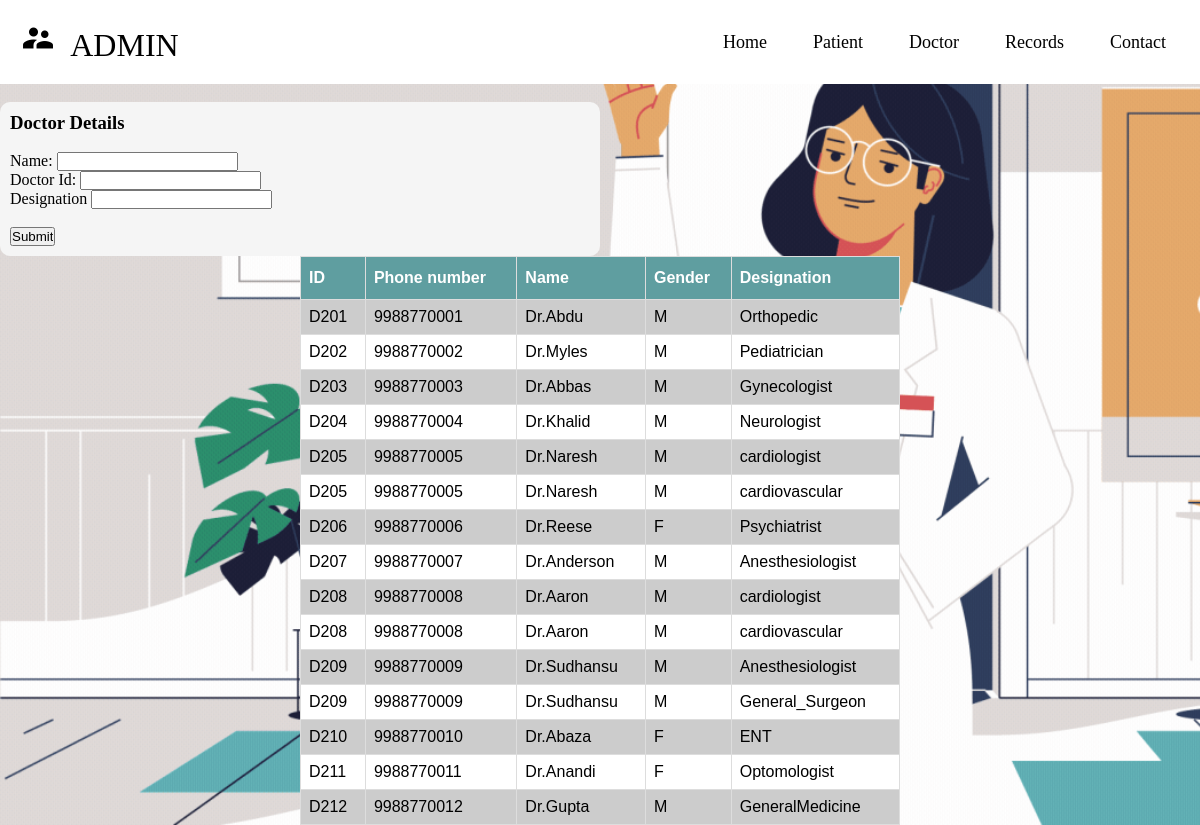
The page /PMS/admin/admin_doctor_details.php on the database its author committed.
### tables this page shows
CREATE TABLE `doctor_desig` (
  `D_ID` varchar(5) NOT NULL,
  `D_desig` varchar(20) NOT NULL
);

CREATE TABLE `doctor` (
  `D_ID` varchar(5) NOT NULL,
  `D_phno` decimal(10,0) DEFAULT NULL,
  `D_name` varchar(15) NOT NULL,
  `D_gender` varchar(6) NOT NULL,
  `D_pwd` varchar(10) NOT NULL
);

### PMS/admin/admin_doctor_details.php (the view, shortened to what this page needs)
<?php
  include 'admin_config.php';
?>
<!DOCTYPE html>
<html lang="en">
 <head>
   <link rel="stylesheet" href="admin.css" >
 </head>
 <body style="background-image: url('1.gif'); background-size: cover">
   <nav class="navbar">
     <div class="logo"><i class="material-icons" style="font-size:36px;">supervisor_account</i>&nbsp;  ADMIN</div>
     <ul class="nav-links">
       <div class="menu">
         <li><a href="../index.php">Home</a></li>
         <li class="services">
           <a href="admin_patient_details.php">Patient</a>
           <li class="services">
            <a href="admin_doctor_details.php">Doctor</a>
            <li class="services">
            <a href="admin_records_deaths.php">Records</a>
            <li><a href="admin_contact.php">Contact</a></li>
         </li>
     </ul>
   </nav><br>
   <div class="form-container" >
       <h3>Doctor Details</h3><br>
    <form action="admin_doctor_details.php" method="POST">
      <label for="D_name">Name:</label>
      <input type="text" id="D_name" name="D_name" value=""><br>
      <label for="D_ID">Doctor Id:</label>
      <input type="text" id="D_ID" name="D_ID" value=""><br>
      <label for="D_desig">Designation</label>
      <input type="text" id="D_desig" name="D_desig" value=""><br><br>
      <input  name="submit" type="submit" class="btn">
    </form>
   </div>
   <table class="table_content">
       <tr>
           <th>ID</th>
           <th>Phone number</th>
           <th>Name</th>
           <th>Gender</th>
           <th>Designation</th>
       </tr>
       <?php
  if(!isset($_POST['submit']))
  {
      $query="select * from doctor natural join doctor_desig";
    $data =mysqli_query($conn, $query);
    if (mysqli_num_rows($data)>0)
    {
    while($row=mysqli_fetch_array($data))
        { ?>
            <tr>
                <td><?php echo $row['D_ID']; ?></td>
                <td><?php echo $row['D_phno']; ?></td>
                <td><?php echo $row['D_name']; ?></td>
                <td><?php echo $row['D_gender']; ?></td>
                <td><?php echo $row['D_desig']; ?></td>
            </tr>
<?php
        }
    }
    else{
?>
    <tr>
    <td>Records Not Found!</td>
    </tr>
<?php
        }
    }
    ?>
 </body>
</html>

### PMS/admin/admin.css (style rules this page uses)
* { margin: 0; padding: 0; box-sizing: border-box; }
body { font-family: cursive; }
a { text-decoration: none; }
li { list-style: none; }
.navbar { display: flex; align-items: center; justify-content: space-between; padding: 20px; background-color: #fff; color: black; }
.nav-links a { color: black; }
.logo { font-size: 32px; }
.menu { display: flex; gap: 1em; font-size: 18px; }
.menu li { padding: 5px 14px; }
.services { position: relative; }
.form-container { background-color: whitesmoke; position: center; color:black; padding: 10px; max-width: 50%; border-radius: 10px; position: relative; overflow: hidden }

### PMS/admin/admin_doctor_details.php (style rules this page uses)
.table_content { font-family: Arial, Helvetica, sans-serif; border-collapse: collapse; width: 50%; margin:auto; }
.table_content td, .table_content th { border: 1px solid #ddd; padding: 8px; }
.table_content tr:nth-child(even) { background-color: #ccc; }
.table_content tr:nth-child(odd) { background-color: #fff; }
.table_content th { padding-top: 12px; padding-bottom: 12px; text-align: left; background-color: cadetblue; color: white; }

### rows shown on the page
doctor_desig: D_ID.D_ID "D201", D_ID.D_phno "9988770001", D_ID.D_name "Dr.Abdu", D_ID.D_gender "M", D_desig "Orthopedic"
doctor_desig: D_ID.D_ID "D202", D_ID.D_phno "9988770002", D_ID.D_name "Dr.Myles", D_ID.D_gender "M", D_desig "Pediatrician"
doctor_desig: D_ID.D_ID "D203", D_ID.D_phno "9988770003", D_ID.D_name "Dr.Abbas", D_ID.D_gender "M", D_desig "Gynecologist"
doctor_desig: D_ID.D_ID "D204", D_ID.D_phno "9988770004", D_ID.D_name "Dr.Khalid", D_ID.D_gender "M", D_desig "Neurologist"
doctor_desig: D_ID.D_ID "D205", D_ID.D_phno "9988770005", D_ID.D_name "Dr.Naresh", D_ID.D_gender "M", D_desig "cardiologist"
doctor_desig: D_ID.D_ID "D205", D_ID.D_phno "9988770005", D_ID.D_name "Dr.Naresh", D_ID.D_gender "M", D_desig "cardiovascular"
doctor_desig: D_ID.D_ID "D206", D_ID.D_phno "9988770006", D_ID.D_name "Dr.Reese", D_ID.D_gender "F", D_desig "Psychiatrist"
doctor_desig: D_ID.D_ID "D207", D_ID.D_phno "9988770007", D_ID.D_name "Dr.Anderson", D_ID.D_gender "M", D_desig "Anesthesiologist"
doctor_desig: D_ID.D_ID "D208", D_ID.D_phno "9988770008", D_ID.D_name "Dr.Aaron", D_ID.D_gender "M", D_desig "cardiologist"
doctor_desig: D_ID.D_ID "D208", D_ID.D_phno "9988770008", D_ID.D_name "Dr.Aaron", D_ID.D_gender "M", D_desig "cardiovascular"
doctor_desig: D_ID.D_ID "D209", D_ID.D_phno "9988770009", D_ID.D_name "Dr.Sudhansu", D_ID.D_gender "M", D_desig "Anesthesiologist"
doctor_desig: D_ID.D_ID "D209", D_ID.D_phno "9988770009", D_ID.D_name "Dr.Sudhansu", D_ID.D_gender "M", D_desig "General_Surgeon"
doctor_desig: D_ID.D_ID "D210", D_ID.D_phno "9988770010", D_ID.D_name "Dr.Abaza", D_ID.D_gender "F", D_desig "ENT"
doctor_desig: D_ID.D_ID "D211", D_ID.D_phno "9988770011", D_ID.D_name "Dr.Anandi", D_ID.D_gender "F", D_desig "Optomologist"
doctor_desig: D_ID.D_ID "D212", D_ID.D_phno "9988770012", D_ID.D_name "Dr.Gupta", D_ID.D_gender "M", D_desig "GeneralMedicine"
